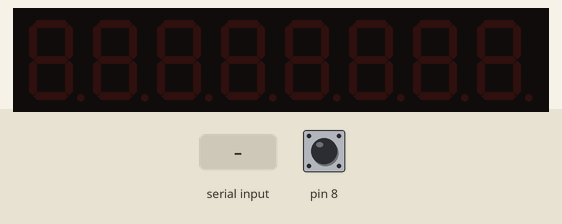
A sketch run on a simulated Arduino Uno, built with avr-gcc and run on an emulated ATmega328P. On the bench: 8-digit seven-segment display. The test bench sets the inputs (shaded band); at power-on: pin 8 HIGH.

Above: at 1.8 s.
1.9 s: pin 8 pulled LOW for 3.2 s
At 5.3 s:
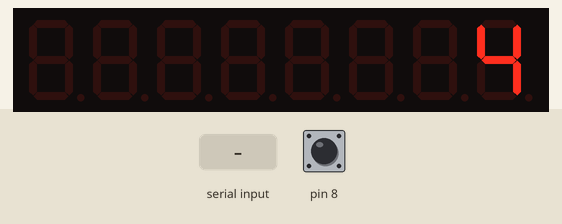
6.6 s: "hide" received over Serial
At 8.7 s:
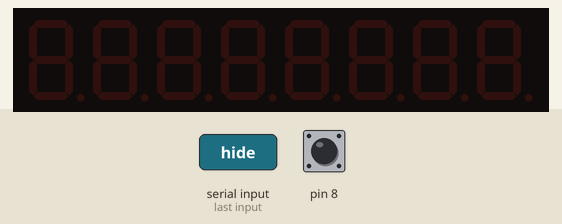
9.1 s: pin 8 pulled LOW for 0.15 s
10.7 s: "show" received over Serial
At 13.0 s:
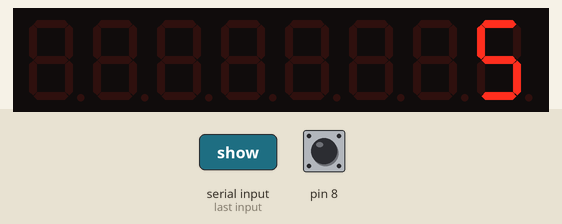
Timing chart, 0 to 14.2 s (numbered marks = the images above; inputs shaded):
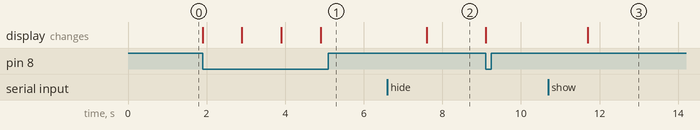

The sketch:

SevSegTimer.ino
```cpp
#include <LedControl.h>

#include "LedControl.h"

/* data,clock,load,numDevices */
LedControl lc=LedControl(5,3,4,1);
String state;
unsigned long runTime;
unsigned long counter;
unsigned long lastCheck;

void setup()
{
  Serial.begin(9600);
  pinMode(8, INPUT_PULLUP);
  runTime = 0;
  lc.shutdown(0, false);
  lc.setIntensity(0,15);
  lc.clearDisplay(0);
  state = "running";
}

void display(unsigned long count)
{
  unsigned long temp = count;
  int digitValue;
  int cursor = 0;
  digitValue = temp%10;
  temp = temp/10;
  lc.setDigit(0, cursor, digitValue, false);
  while( temp != 0 ) {
    cursor++;
    digitValue = temp%10;
    temp = temp/10;
    lc.setDigit(0, cursor, digitValue, false);
  }
}

void loop()
{
  unsigned long newCheck = millis();
  int latchState;

  if( newCheck - lastCheck > 999 ) {
    latchState = digitalRead(8);
    if( latchState == HIGH ) { //door is open
      state = "stopped";
    }
    else { //door is closed
      state = "running";
    }

    if( Serial.available() > 0 ) {
      String command = Serial.readString();
      if( command == "hide" ) {
        lc.shutdown(0, true);
      }
      else if( command == "show" ) {
        lc.shutdown(0, false);
      }
      else if( command == "reset" ) {
        counter = 0;
      }
      else if( command == "stop" ) {
        state = "stopped";
      }
      else if( command == "start" ) {
        state = "running";
      }
    }
  }

  if( state == "running" ) {
    if( newCheck - lastCheck > 999 ) {
      counter++;
      lastCheck = newCheck;
      display(counter);
    }
  }
}
```

Measured:
- after the input at 1.9 s, the display: first changes at once (image 1 shows a later state)
- after the input at 6.6 s, the display: changes after 1.0 s (image 2)
- after the input at 10.7 s, the display: changes after 1.0 s (image 3)
